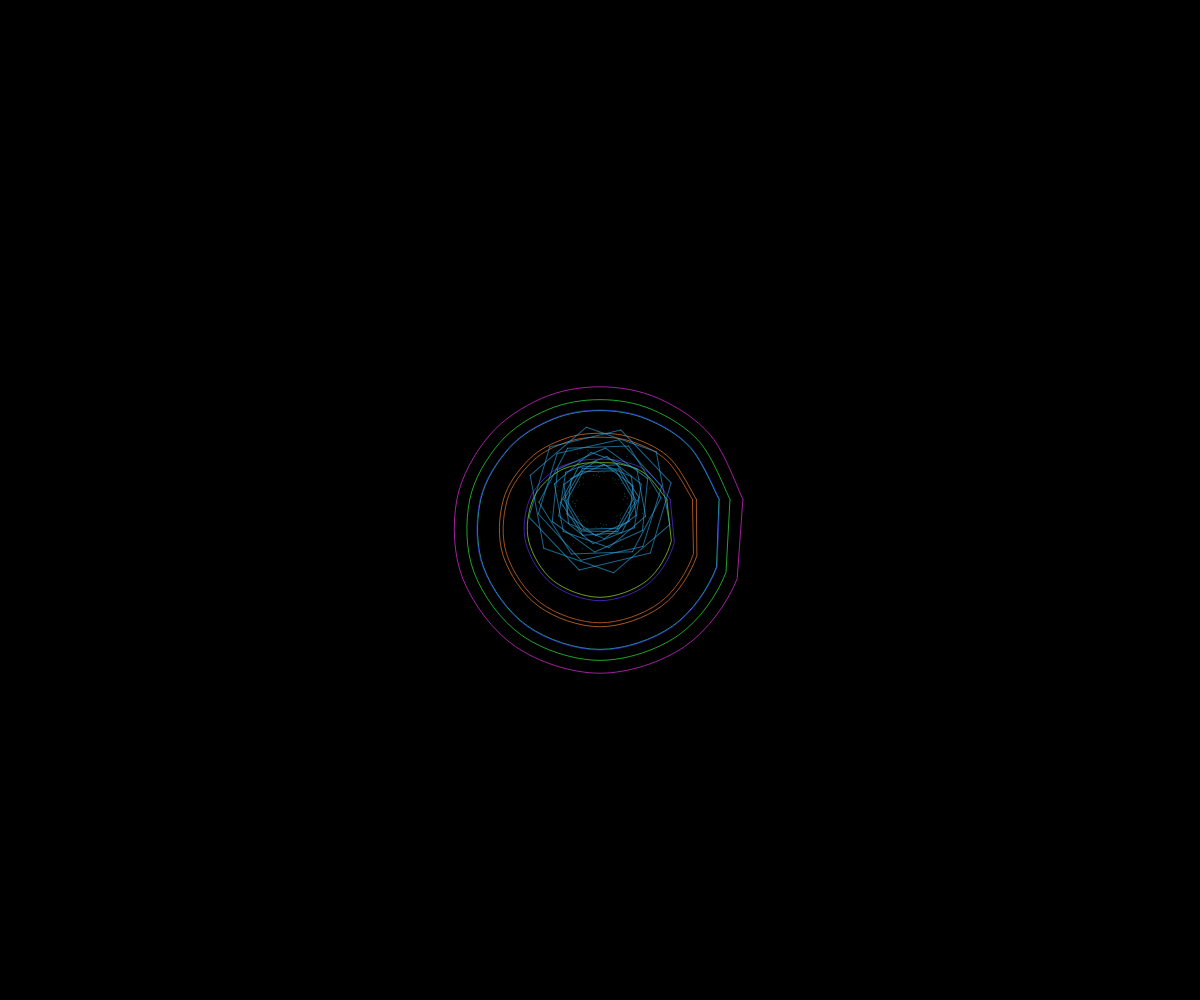
Frame 1 (no input)
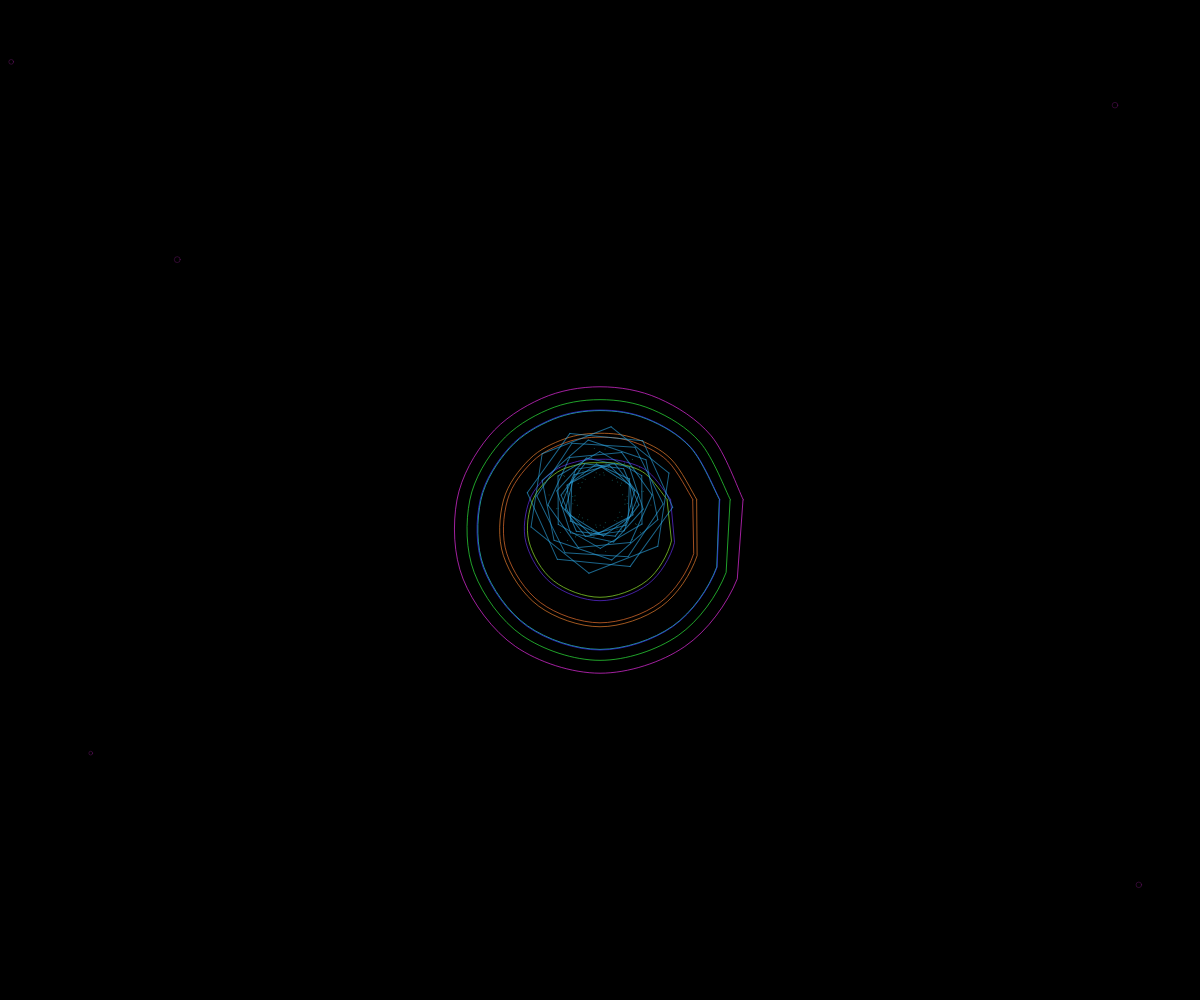
Frame 60 (no input)
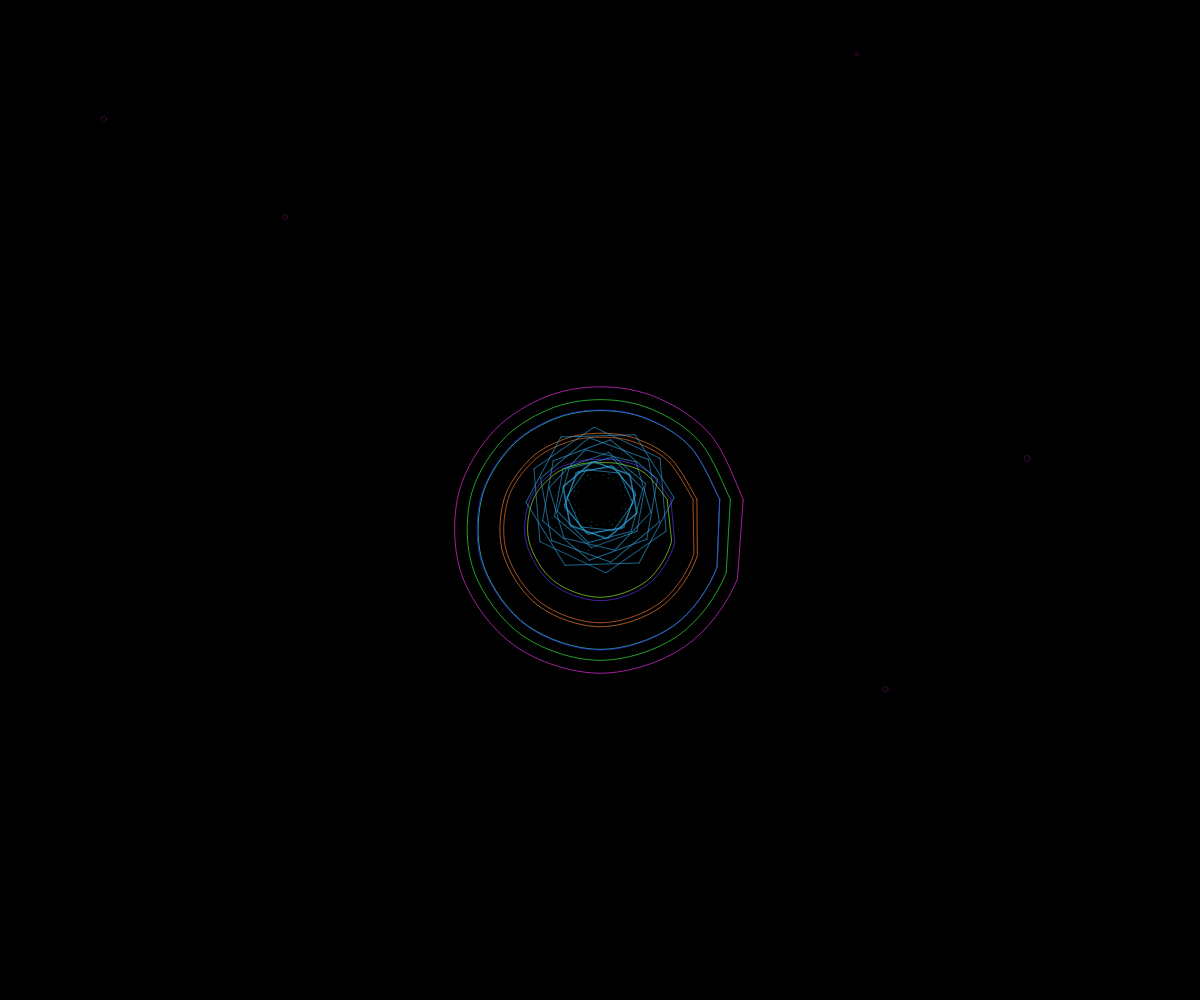
Frame 120 (the mouse pressed at the canvas centre since frame 60)

The p5.js sketch that drew these frames (run headless with seeded random() and noise() and a simulated clock; from frame 60 on, the mouse is pressed at the canvas centre):

// p5.js sketch
// ── sketch.js
let splines = [];
let lattices = [];
let time = 0;

function setup() {
  createCanvas(windowWidth, windowHeight);
  colorMode(HSB, 360, 100, 100, 1);
  
  // Initialize splines
  for (let i = 0; i < 8; i++) {
    splines.push({
      points: [],
      hue: random(360),
      radius: random(50, 150),
      speed: random(0.005, 0.02)
    });
  }
  
  // Initialize lattices
  for (let i = 0; i < 12; i++) {
    lattices.push({
      size: random(30, 80),
      speed: random(0.002, 0.01),
      rotation: random(TWO_PI)
    });
  }
}

function draw() {
  background(0);
  time += 0.01;
  
  // Draw kaleidoscopic pattern
  translate(width/2, height/2);
  
  // Draw splines
  for (let s of splines) {
    s.points = [];
    stroke(s.hue, 80, 90, 0.7);
    noFill();
    
    beginShape();
    for (let i = 0; i < 12; i++) {
      let angle = map(i, 0, 12, 0, TWO_PI);
      let r = s.radius + sin(time * s.speed + angle) * 30;
      let x = r * cos(angle);
      let y = r * sin(angle);
      curveVertex(x, y);
      s.points.push({x, y});
    }
    endShape(CLOSE);
    
    // Connect splines to create interlocking effect
    for (let i = 0; i < s.points.length; i++) {
      let p1 = s.points[i];
      let p2 = s.points[(i + 3) % s.points.length];
      
      if (frameCount % 5 === 0) {
        stroke(s.hue, 80, 90, 0.3);
        line(p1.x, p1.y, p2.x, p2.p2y);
      }
    }
  }
  
  // Draw crystalline lattices
  for (let l of lattices) {
    l.rotation += l.speed;
    push();
    rotate(l.rotation);
    
    stroke(200, 80, 90, 0.6);
    noFill();
    
    // Create lattice pattern with sharp intersections
    for (let i = 0; i < 6; i++) {
      let angle = map(i, 0, 6, 0, TWO_PI);
      let x1 = l.size * cos(angle);
      let y1 = l.size * sin(angle);
      let x2 = l.size * cos(angle + PI/3);
      let y2 = l.size * sin(angle + PI/3);
      
      line(x1, y1, x2, y2);
    }
    
    // Add interlocking sharp elements
    for (let i = 0; i < 8; i++) {
      let angle = map(i, 0, 8, 0, TWO_PI);
      let x = l.size * 0.7 * cos(angle);
      let y = l.size * 0.7 * sin(angle);
      
      stroke(180, 80, 90, 0.4);
      point(x, y);
    }
    
    pop();
  }
  
  // Add fluid interaction effect
  if (frameCount % 3 === 0) {
    for (let i = 0; i < 5; i++) {
      let x = random(-width/2, width/2);
      let y = random(-height/2, height/2);
      let size = random(2, 6);
      
      stroke(300, 80, 90, 0.2);
      noFill();
      ellipse(x, y, size, size);
    }
  }
}

function windowResized() {
  resizeCanvas(windowWidth, windowHeight);
}
